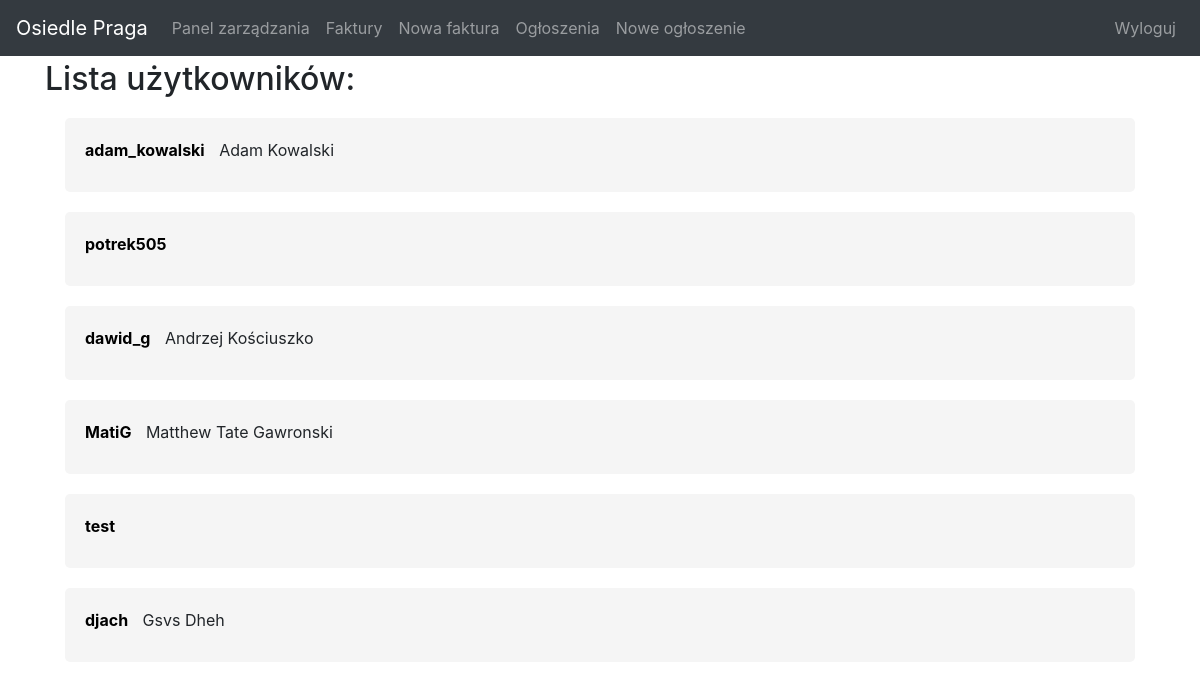
The app's page /panel/management_panel/ with its own data.
### panel/models.py (models this page shows)
class CustomUser(AbstractUser):
    imie = models.CharField(max_length=255)
    nazwisko = models.CharField(max_length=255)
    adres = models.CharField(max_length=255)
    nr_telefonu = models.CharField(max_length=20)
    adres_email = models.EmailField()

### panel/views.py (the view)
# urls.py: path('management_panel/', management_panel, name='management_panel'),
def management_panel(request):
    users = CustomUser.objects.all()
    return render(request, 'admin/management_panel.html', {'users': users})

### panel/templates/admin/management_panel.html (shortened to what this page needs)
{% extends "admin/admin.html" %}
{% block content %}
  <h2>Lista użytkowników:</h2>
  <ul class="user-list">
    {% for user in users %}
    <div class = "content-container">
      <li class="user-item">
        <a href="{% url 'szczegoly_uzytkownika' user.id %}" class="user-link">{{ user.username }}</a>
        <span class="user-name">{{ user.imie }} {{ user.nazwisko }}</span>
      </li>
    </div>
    {% endfor %}
  </ul>
{% endblock %}

### panel/templates/admin/admin.html (style rules this page uses)
body { padding-top: 60px; padding-bottom: 40px; }
.user-list { list-style: none; padding: 0; }
.user-item { margin-bottom: 10px; }
.user-link { text-decoration: none; color: #000; font-weight: bold; }
.user-name { margin-left: 10px; }
.content-container { margin: 20px; padding: 20px; background-color: #f5f5f5; border-radius: 5px; }

### records on screen
CustomUser: username "adam_kowalski", imie "Adam", nazwisko "Kowalski"
CustomUser: username "potrek505"
CustomUser: username "dawid_g", imie "Andrzej", nazwisko "Kościuszko"
CustomUser: username "MatiG", imie "Matthew", nazwisko "Tate Gawronski"
CustomUser: username "test"
CustomUser: username "djach", imie "Gsvs", nazwisko "Dheh"
